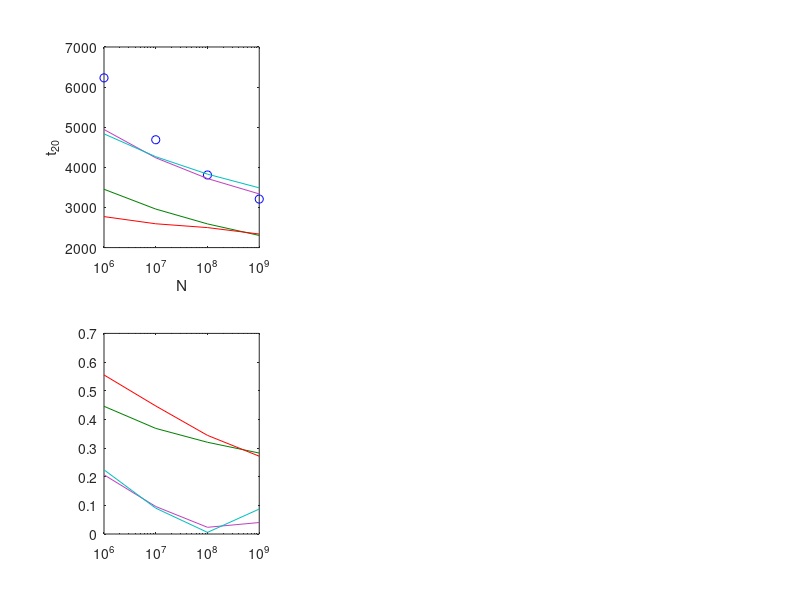

The MATLAB source for this figure: (Note: this script raises an error after producing the figure.)
function [] = NewMethod()
    simCol = [0.0 0.0 1.0]
    oriCol = [0.0 0.5 0.0]
    tranCol = [1.0 0.0 0.0]
    negCol = [0.0 0.75 0.75]
    tran2Col = [0.75 0.25 0.75]

    figure();
    %Sweep N
    subplot(2,3,1)
    dat_01 = load('SweepN.mat');
    semilogx(dat_01.N, dat_01.Nt_20, 'o', 'Color', simCol);
    hold all
    semilogx(dat_01.N, dat_01.Nt_20_anal1, 'Color', oriCol);
    semilogx(dat_01.N, dat_01.Nt_20_anal2_recursive, 'Color', tranCol);
    semilogx(dat_01.N, dat_01.Nt_20_anal4_correct, 'Color', tran2Col);
    semilogx(dat_01.N, dat_01.Nt_20_anal3_neglect, 'Color', negCol);
    xlabel('N')
    ylabel('t_{20}')
    %Error N
    subplot(2,3,4)
    semilogx(dat_01.N, (dat_01.Nt_20-dat_01.Nt_20_anal1)./dat_01.Nt_20, 'Color', oriCol);
    hold all;
    semilogx(dat_01.N, abs(dat_01.Nt_20-dat_01.Nt_20_anal2_recursive)./dat_01.Nt_20, 'Color', tranCol);
    semilogx(dat_01.N, abs(dat_01.Nt_20-dat_01.Nt_20_anal4_correct)./dat_01.Nt_20, 'Color', tran2Col);
    semilogx(dat_01.N, abs(dat_01.Nt_20-dat_01.Nt_20_anal3_neglect)./dat_01.Nt_20, 'Color', negCol);
    hy = graph2d.constantline(0, 'Color',[.7 .7 .7]);
    changedependvar(hy,'y');
    xlim([dat_01.N(1) dat_01.N(length(dat_01.N))])
    xlabel('N')
    ylabel('Absolute Fractional Error')
    ylim([0 1.0])
    
    %Sweep U
    subplot(2,3,2)
    dat_02 = load('SweepU.mat');
    semilogx(dat_02.U, dat_02.Ut_20, 'o', 'Color', simCol);
    hold all
    semilogx(dat_02.U, dat_02.Ut_20_anal1, 'Color', oriCol);
    semilogx(dat_02.U, dat_02.Ut_20_anal2_recursive, 'Color', tranCol);
    semilogx(dat_02.U, dat_02.Ut_20_anal4_correct, 'Color', tran2Col);
    semilogx(dat_02.U, dat_02.Ut_20_anal3_neglect, 'Color', negCol);
    xlabel('U')
    ylabel('t_{20}')
    %Error U
    subplot(2,3,5)
    semilogx(dat_02.U, (dat_02.Ut_20-dat_02.Ut_20_anal1)./dat_02.Ut_20, 'Color', oriCol);
    hold all;
    semilogx(dat_02.U, abs(dat_02.Ut_20-dat_02.Ut_20_anal2_recursive)./dat_02.Ut_20, 'Color', tranCol);
    semilogx(dat_02.U, abs(dat_02.Ut_20-dat_02.Ut_20_anal4_correct)./dat_02.Ut_20, 'Color', tran2Col);
    semilogx(dat_02.U, abs(dat_02.Ut_20-dat_02.Ut_20_anal3_neglect)./dat_02.Ut_20, 'Color', negCol);
    hy = graph2d.constantline(0, 'Color',[.7 .7 .7]);
    changedependvar(hy,'y');
    xlim([dat_02.U(1) dat_02.U(length(dat_02.U))])
    xlabel('U')
    ylabel('Absolute Fractional Error')
    ylim([0 1.0])

    %Sweep S
    subplot(2,3,3)
    dat_03 = load('SweepS.mat');
    semilogx(dat_03.S, dat_03.St_20 ,'o', 'Color', simCol);
    hold all
    semilogx(dat_03.S, dat_03.St_20_anal1, 'Color', oriCol);
    semilogx(dat_03.S, dat_03.St_20_anal2_recursive, 'Color', tranCol);
    semilogx(dat_03.S, dat_03.St_20_anal4_correct, 'Color', tran2Col);
    semilogx(dat_03.S, dat_03.St_20_anal3_neglect, 'Color', negCol);
    xlabel('S')
    ylabel('t_{20}')
    legend('Simulation', 'Original', 'Recursive', 'Single Correction', 'Neglect');
    legend('boxoff');
    %Error S
    ax = subplot(2,3,6);
    semilogx(dat_03.S, (dat_03.St_20-dat_03.St_20_anal1)./(dat_03.St_20), 'Color', oriCol);
    hold all;
    semilogx(dat_03.S, abs(dat_03.St_20-dat_03.St_20_anal2_recursive)./(dat_03.St_20), 'Color', tranCol);
    semilogx(dat_03.S, abs(dat_03.St_20-dat_03.St_20_anal4_correct)./(dat_03.St_20), 'Color', tran2Col);
    semilogx(dat_03.S, abs(dat_03.St_20-dat_03.St_20_anal3_neglect)./(dat_03.St_20), 'Color', negCol);
    hy = graph2d.constantline(0, 'Color',[.7 .7 .7]);
    changedependvar(hy,'y');
    xlim([dat_03.S(1) dat_03.S(length(dat_03.S))]);
    xlabel('S');
    ylabel('Absolute Fractional Error');
    ylim([0 1.0])
    
    legend('Original', 'Recursive', 'Single Correction', 'Neglect');
    legend('boxoff')
end
